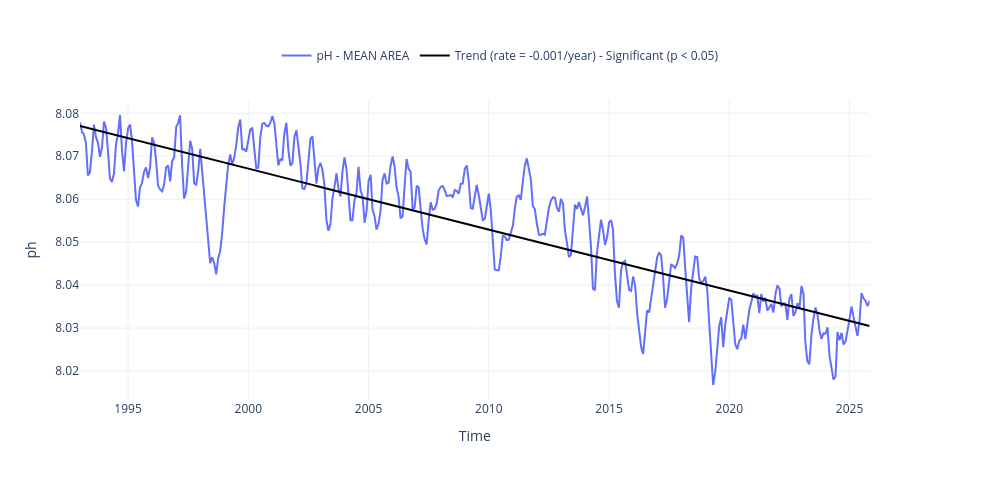

The code cell stored with this chart in its notebook:
### Code cell
fig, trend = plot_timeseries_interactive(dict_plot, trendline=True, scatter_dict = None, return_trend=True, figsize = (25, 12));
fig.write_html(op.join(path_figs, 'F14_pH_mean_trend.html'), include_plotlyjs="cdn")
fig.write_image(op.join(path_figs, 'F14_pH_mean_trend.png'), width=1200, height=600,)

### Figure 1 — Plotly figure (JSON) as saved in the notebook; plotly's stock layout.template omitted (floating-point values rounded to 4 significant figures; data arrays with more than 128 entries replaced by an {"elided": "..."} marker saying what was removed)
{"data": [{"line": {"color": "#636EFA"}, "name": "pH - MEAN AREA", "type": "scatter", "x": {"elided": "395 str values"}, "xaxis": "x", "y": {"elided": "395 float values"}, "yaxis": "y"}, {"line": {"color": "black"}, "mode": "lines", "name": "Trend (rate = -0.001/year) - Significant (p < 0.05)", "showlegend": true, "type": "scatter", "x": {"elided": "395 str values"}, "xaxis": "x", "y": {"elided": "395 float values"}, "yaxis": "y"}], "layout": {"height": 480, "legend": {"font": {"size": 12}, "orientation": "h", "x": 0.5, "xanchor": "center", "y": 1.1, "yanchor": "bottom"}, "title": {"text": " "}, "width": 1000, "xaxis": {"anchor": "y", "domain": [0, 0.94], "title": {"text": "Time"}}, "yaxis": {"anchor": "x", "domain": [0, 1], "title": {"text": "ph"}}, "yaxis2": {"anchor": "x", "overlaying": "y", "side": "right"}}}
